Frame 1 (no input): blank canvas, image omitted
Frame 60 (no input): blank canvas, image omitted
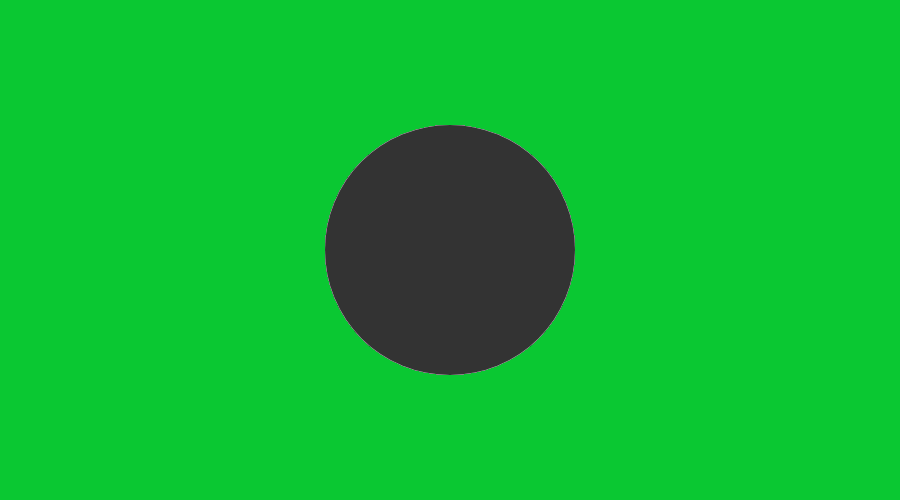
Frame 120 (the mouse pressed at the canvas centre since frame 60)

The p5.js sketch whose frames 1 and 60 were blank and that drew this single picture after the mouse press (run headless with seeded random() and noise() and a simulated clock; from frame 60 on, the mouse is pressed at the canvas centre):

// p5.js sketch
// ── sketch.js
function setup() {
  createCanvas(900, 500);
   background(10 , 200 , 50 );
}

function draw() {
 
  noStroke();
  
  if (mouseIsPressed){
    
    fill(random(255));
  }
    
    else {
      fill(random());
    }
    
   ellipse(mouseY+200, mouseY , mouseY , mouseY);

  
}
